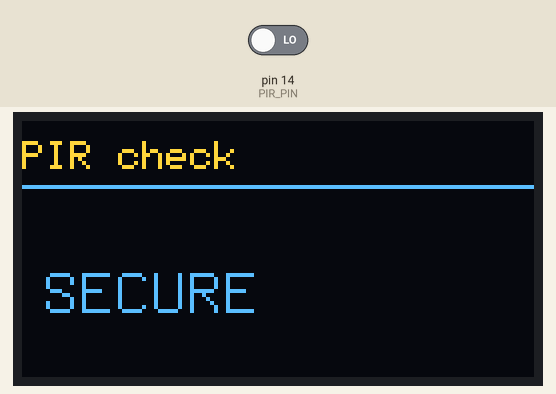
The sketch below on a simulated Arduino Uno, built with avr-gcc and run on an emulated ATmega328P. Parts: 128×64 one-colour display. The test bench sets the inputs (shaded band); at power-on: pin 14 (PIR_PIN) LOW. The OLED is the two-colour kind (top 16 rows yellow); what the sketch prints to the serial monitor is not drawn.

Above: at 16.2 s.
16.3 s: pin 14 (PIR_PIN) driven HIGH
At 17.9 s:
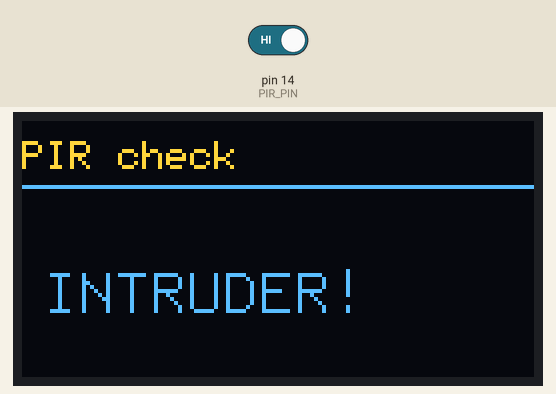
18.2 s: pin 14 (PIR_PIN) driven LOW
At 19.3 s:
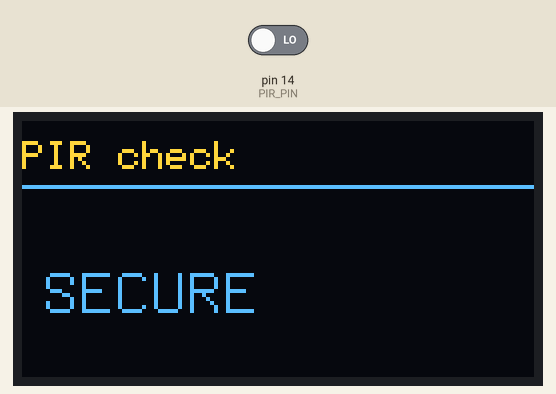
Timing chart, 0 to 21.2 s (numbered marks = the images above; inputs shaded):
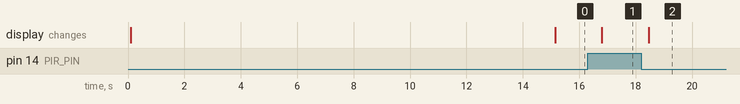

The sketch:

main.ino
```cpp
#include <Arduino.h>
#include <U8g2lib.h>
#include <Wire.h>

U8G2_SSD1306_128X64_NONAME_F_HW_I2C u8g2(U8G2_R0, /* reset=*/ U8X8_PIN_NONE, /* clock=*/ 22, /* data=*/ 21);

const int PIR_PIN = 14;
const int BELL_TRIGGER_PIN = 12; // Pin connected to SZY42F Pin 2

unsigned long lastTriggerTime = 0;
const unsigned long cooldownDelay = 1000; // 1-second delay so it doesn't spam the chime

void setup() {
  Serial.begin(115200);

  pinMode(PIR_PIN, INPUT);
  pinMode(BELL_TRIGGER_PIN, OUTPUT);

  // Keep the bell silent at startup
  digitalWrite(BELL_TRIGGER_PIN, LOW);

  u8g2.begin();
  u8g2.enableUTF8Print();

  u8g2.clearBuffer();
  u8g2.setFont(u8g2_font_6x10_tf);
  u8g2.setCursor(0, 25);
  u8g2.print("Calibrating PIR...");
  u8g2.setCursor(0, 45);
  u8g2.print("Stay still for 15s...");
  u8g2.sendBuffer();

  delay(15000);
}

void loop() {
  int motionStatus = digitalRead(PIR_PIN);
  unsigned long currentTime = millis();

  u8g2.clearBuffer();

  u8g2.setFont(u8g2_font_6x10_tf);
  u8g2.setCursor(0, 12);
  u8g2.print("PIR check");
  u8g2.drawHLine(0, 16, 128);

  if (motionStatus == HIGH) {
    u8g2.setFont(u8g2_font_9x15_tf);
    u8g2.setCursor(5, 48);
    u8g2.print("INTRUDER!");
    Serial.println("Motion detected!");

    // Trigger the PINGRON bell if cooldown has passed
    if (currentTime - lastTriggerTime >= cooldownDelay) {
      Serial.println("Sending trigger to PINGRON MCU...");
      digitalWrite(BELL_TRIGGER_PIN, HIGH);
      delay(400); // 400ms pulse to simulate the trigger
      digitalWrite(BELL_TRIGGER_PIN, LOW);

      lastTriggerTime = currentTime; // Reset cooldown clock
    }
  } else {
    u8g2.setFont(u8g2_font_9x15_tf);
    u8g2.setCursor(5, 48);
    u8g2.print("SECURE");
    Serial.println("Scanning... No motion.");
  }

  u8g2.sendBuffer();
  delay(200);
}
```

Measured:
- after the input at 16.3 s, the display: changes after 0.50 s (image 1)
- after the input at 18.2 s, the display: changes after 0.26 s (image 2)
